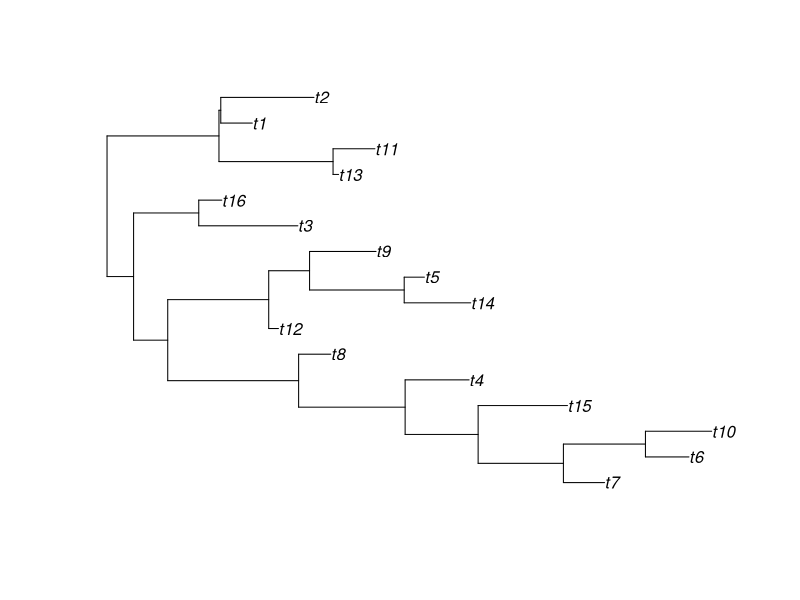
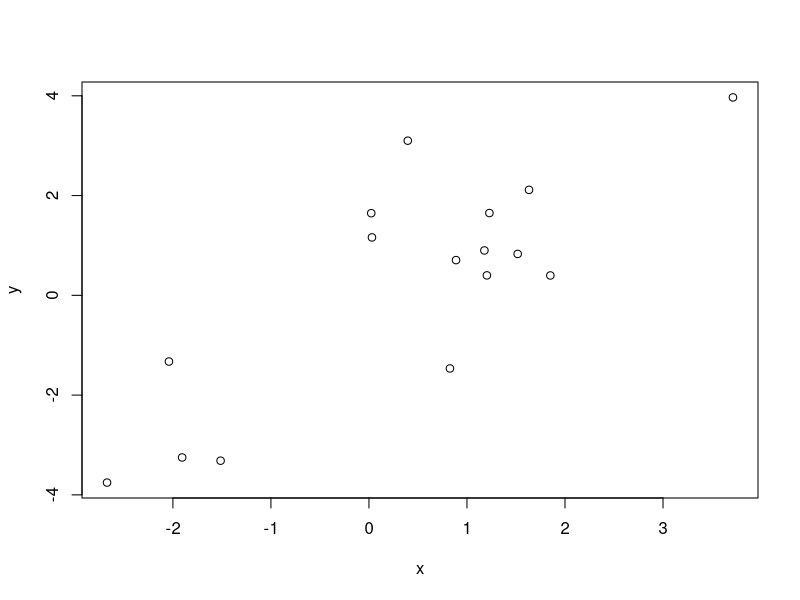

R code for these plots, in order:
library(nlme)
library(ape)
library(MASS)
set.seed(1234)
tr <- rtree(16) # Generate a random phylogenetic tree with 16 tips
tr <- as.phylo(tr) # Make it of class phylo
plot(tr) # Plot it
b0 <- 0  ## intercept
b1 <- 0  ## slope
s <- 2  ## standard deviation
V <- vcv(tr) # Calculate the variance-covariance matrix of the tree
x <- mvrnorm(1, mu = rep(0,16), Sigma = V)  ## x data
y <- mvrnorm(1, mu = b0 + b1 * x, Sigma = s*V)  ## simulate autocorrelated y data
plot(x, y)
## Ols regression
ols.reg <- lm(y ~ x)
summary(ols.reg)
## Incorporate phylogenetic structure
gls.reg <- gls(y ~ x, correlation = corBrownian(phy=tr))
summary(gls.reg)
